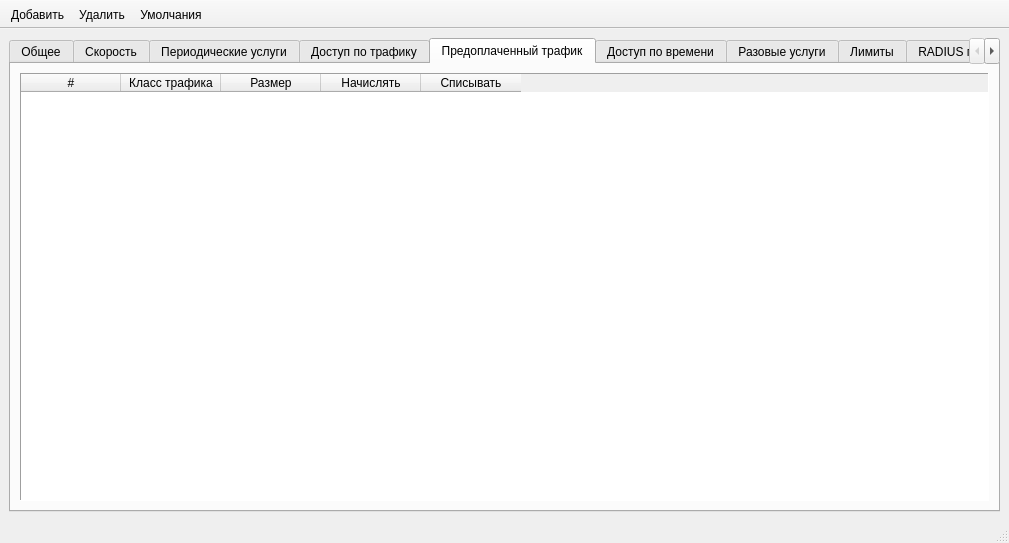
<?xml version="1.0" encoding="UTF-8"?>
<ui version="4.0">
 <class>MainWindow</class>
 <widget class="QMainWindow" name="MainWindow">
  <property name="geometry">
   <rect>
    <x>0</x>
    <y>0</y>
    <width>925</width>
    <height>501</height>
   </rect>
  </property>
  <property name="windowTitle">
   <string>MainWindow</string>
  </property>
  <property name="iconSize">
   <size>
    <width>18</width>
    <height>18</height>
   </size>
  </property>
  <widget class="QWidget" name="centralwidget">
   <layout class="QGridLayout" name="gridLayout_15">
    <item row="0" column="0">
     <widget class="QTabWidget" name="tabWidget">
      <property name="currentIndex">
       <number>4</number>
      </property>
      <widget class="QWidget" name="tab_7">
       <attribute name="title">
        <string>Общее</string>
       </attribute>
       <layout class="QGridLayout" name="gridLayout_10">
        <item row="1" column="0" rowspan="2">
         <widget class="QGroupBox" name="sp_groupbox">
          <property name="title">
           <string>Тарифный план с расчётным периодом</string>
          </property>
          <property name="checkable">
           <bool>true</bool>
          </property>
          <property name="checked">
           <bool>true</bool>
          </property>
          <layout class="QGridLayout" name="gridLayout_13">
           <item row="0" column="0">
            <widget class="QLabel" name="label_3">
             <property name="text">
              <string>Стоимость</string>
             </property>
            </widget>
           </item>
           <item row="0" column="1" colspan="3">
            <widget class="QLineEdit" name="tarif_cost_edit_3"/>
           </item>
           <item row="1" column="0">
            <widget class="QLabel" name="sp_name_label_3">
             <property name="text">
              <string>Расчётный период</string>
             </property>
            </widget>
           </item>
           <item row="1" column="1" colspan="2">
            <widget class="QComboBox" name="sp_name_edit_3"/>
           </item>
           <item row="1" column="3">
            <widget class="QToolButton" name="toolButton_2">
             <property name="text">
              <string>...</string>
             </property>
            </widget>
           </item>
           <item row="2" column="0" colspan="4">
            <widget class="QCheckBox" name="reset_tarif_cost_edit_3">
             <property name="text">
              <string>Производить доснятие в конце расчётного периода</string>
             </property>
            </widget>
           </item>
          </layout>
         </widget>
        </item>
        <item row="2" column="2" rowspan="2">
         <widget class="QGroupBox" name="groupBox_5">
          <property name="title">
           <string>IPN авторизация</string>
          </property>
          <property name="checkable">
           <bool>true</bool>
          </property>
          <layout class="QVBoxLayout" name="verticalLayout">
           <item>
            <widget class="QRadioButton" name="radioButton_5">
             <property name="text">
              <string>Через NAS Actions</string>
             </property>
             <property name="checked">
              <bool>true</bool>
             </property>
            </widget>
           </item>
           <item>
            <widget class="QRadioButton" name="radioButton_3">
             <property name="text">
              <string>По логину/паролю на веб странице</string>
             </property>
            </widget>
           </item>
           <item>
            <widget class="QRadioButton" name="radioButton_4">
             <property name="text">
              <string>Через клиентского агента</string>
             </property>
            </widget>
           </item>
          </layout>
         </widget>
        </item>
        <item row="4" column="2">
         <widget class="QGroupBox" name="groupBox">
          <property name="title">
           <string>Другие параметры</string>
          </property>
          <layout class="QVBoxLayout" name="verticalLayout_2">
           <item>
            <widget class="QCheckBox" name="checkBox_2">
             <property name="text">
              <string>Разрешить активацию карт экспресс-оплаты</string>
             </property>
            </widget>
           </item>
           <item>
            <widget class="QCheckBox" name="checkBox_5">
             <property name="text">
              <string>Списывать деньги по ПУ при нулевом балансе</string>
             </property>
            </widget>
           </item>
           <item>
            <widget class="QCheckBox" name="checkBox_4">
             <property name="text">
              <string>Тариф активен</string>
             </property>
            </widget>
           </item>
          </layout>
         </widget>
        </item>
        <item row="0" column="0">
         <widget class="QGroupBox" name="groupBox_7">
          <property name="title">
           <string>Название и описание</string>
          </property>
          <layout class="QGridLayout" name="gridLayout">
           <item row="0" column="0">
            <widget class="QLabel" name="tarif_name_label">
             <property name="text">
              <string>Название тарифного плана</string>
             </property>
            </widget>
           </item>
           <item row="0" column="1">
            <widget class="QLineEdit" name="tarif_name_edit"/>
           </item>
           <item row="1" column="0">
            <widget class="QLabel" name="label_4">
             <property name="text">
              <string>Описание</string>
             </property>
            </widget>
           </item>
           <item row="1" column="1">
            <widget class="QLineEdit" name="lineEdit_4"/>
           </item>
          </layout>
         </widget>
        </item>
        <item row="4" column="0">
         <widget class="QGroupBox" name="groupBox_2">
          <property name="title">
           <string>Уведомления по E-mail</string>
          </property>
          <layout class="QGridLayout" name="gridLayout_12">
           <item row="0" column="0">
            <widget class="QCheckBox" name="checkBox_3">
             <property name="text">
              <string>Уведомлять, если баланс стал меньше</string>
             </property>
            </widget>
           </item>
           <item row="0" column="1">
            <widget class="QLineEdit" name="lineEdit_3"/>
           </item>
           <item row="1" column="0" colspan="2">
            <widget class="QCheckBox" name="checkBox_6">
             <property name="text">
              <string>Отсылать по E-mail акт выполненных работ</string>
             </property>
            </widget>
           </item>
           <item row="2" column="0" colspan="2">
            <widget class="QCheckBox" name="checkBox_7">
             <property name="text">
              <string>Отсылать по E-mail счёт-фактуру на следующий период</string>
             </property>
            </widget>
           </item>
          </layout>
         </widget>
        </item>
        <item row="0" column="2">
         <widget class="QGroupBox" name="groupBox_3">
          <property name="maximumSize">
           <size>
            <width>16777215</width>
            <height>91</height>
           </size>
          </property>
          <property name="title">
           <string>Параметры доступа</string>
          </property>
          <layout class="QGridLayout" name="gridLayout_11">
           <item row="0" column="0">
            <widget class="QLabel" name="access_type_label">
             <property name="text">
              <string>Способ доступа</string>
             </property>
            </widget>
           </item>
           <item row="0" column="1">
            <widget class="QComboBox" name="access_type_edit">
             <item>
              <property name="text">
               <string>PPTP</string>
              </property>
             </item>
             <item>
              <property name="text">
               <string>PPPOE</string>
              </property>
             </item>
             <item>
              <property name="text">
               <string>IPN</string>
              </property>
             </item>
             <item>
              <property name="text">
               <string>EAP</string>
              </property>
             </item>
            </widget>
           </item>
           <item row="1" column="0">
            <widget class="QLabel" name="access_time_label">
             <property name="text">
              <string>Время доступа</string>
             </property>
            </widget>
           </item>
           <item row="1" column="1">
            <widget class="QComboBox" name="access_time_edit"/>
           </item>
           <item row="1" column="2">
            <widget class="QToolButton" name="toolButton">
             <property name="text">
              <string>...</string>
             </property>
            </widget>
           </item>
          </layout>
         </widget>
        </item>
        <item row="3" column="0">
         <widget class="QGroupBox" name="groupBox_4">
          <property name="maximumSize">
           <size>
            <width>16777215</width>
            <height>16777215</height>
           </size>
          </property>
          <property name="title">
           <string>Разрешить самостоятельно блокировать/разблокировать учётную запись</string>
          </property>
          <property name="checkable">
           <bool>true</bool>
          </property>
          <layout class="QGridLayout" name="gridLayout_14">
           <item row="1" column="1">
            <widget class="QLineEdit" name="lineEdit"/>
           </item>
           <item row="1" column="0">
            <widget class="QLabel" name="label">
             <property name="text">
              <string>Стоимость простоя в месяц</string>
             </property>
            </widget>
           </item>
          </layout>
         </widget>
        </item>
        <item row="1" column="2">
         <widget class="QGroupBox" name="groupBox_6">
          <property name="title">
           <string>Тариф доступен для самостоятельного подключения пользователями</string>
          </property>
          <property name="checkable">
           <bool>true</bool>
          </property>
          <layout class="QGridLayout" name="gridLayout_16">
           <item row="1" column="1">
            <widget class="QCheckBox" name="checkBox">
             <property name="text">
              <string>Разрешить подключаться пользователям с отрицательным балансом</string>
             </property>
            </widget>
           </item>
           <item row="0" column="1">
            <widget class="QLineEdit" name="lineEdit_2">
             <property name="text">
              <string/>
             </property>
            </widget>
           </item>
           <item row="0" column="0">
            <widget class="QLabel" name="label_2">
             <property name="text">
              <string>Стоимость</string>
             </property>
            </widget>
           </item>
          </layout>
         </widget>
        </item>
       </layout>
       <zorder>sp_groupbox</zorder>
       <zorder>groupBox_5</zorder>
       <zorder>groupBox</zorder>
       <zorder>groupBox_7</zorder>
       <zorder>groupBox_2</zorder>
       <zorder>groupBox_3</zorder>
       <zorder>groupBox_4</zorder>
       <zorder>groupBox_6</zorder>
      </widget>
      <widget class="QWidget" name="tab_8">
       <attribute name="title">
        <string>Скорость</string>
       </attribute>
       <layout class="QGridLayout" name="gridLayout_2">
        <item row="0" column="0">
         <widget class="QSplitter" name="splitter_2">
          <property name="orientation">
           <enum>Qt::Horizontal</enum>
          </property>
          <widget class="QTreeWidget" name="treeWidget">
           <column>
            <property name="text">
             <string>#</string>
            </property>
           </column>
           <column>
            <property name="text">
             <string>Default</string>
            </property>
           </column>
           <column>
            <property name="text">
             <string>Time</string>
            </property>
           </column>
           <column>
            <property name="text">
             <string>Max</string>
            </property>
           </column>
           <column>
            <property name="text">
             <string>Min</string>
            </property>
           </column>
           <column>
            <property name="text">
             <string>Burst</string>
            </property>
           </column>
           <column>
            <property name="text">
             <string>Burst Treshold</string>
            </property>
           </column>
           <column>
            <property name="text">
             <string>Burst Time</string>
            </property>
           </column>
           <column>
            <property name="text">
             <string>Priority</string>
            </property>
           </column>
          </widget>
         </widget>
        </item>
       </layout>
      </widget>
      <widget class="QWidget" name="tab_5">
       <attribute name="title">
        <string>Периодические услуги</string>
       </attribute>
       <layout class="QGridLayout" name="gridLayout_3">
        <item row="0" column="0">
         <widget class="QTableWidget" name="periodical_tableWidget">
          <property name="frameShape">
           <enum>QFrame::Panel</enum>
          </property>
          <property name="selectionMode">
           <enum>QAbstractItemView::SingleSelection</enum>
          </property>
          <property name="selectionBehavior">
           <enum>QAbstractItemView::SelectRows</enum>
          </property>
          <property name="verticalScrollMode">
           <enum>QAbstractItemView::ScrollPerPixel</enum>
          </property>
          <property name="horizontalScrollMode">
           <enum>QAbstractItemView::ScrollPerPixel</enum>
          </property>
          <property name="gridStyle">
           <enum>Qt::DotLine</enum>
          </property>
          <column>
           <property name="text">
            <string>#</string>
           </property>
          </column>
          <column>
           <property name="text">
            <string>Название</string>
           </property>
          </column>
          <column>
           <property name="text">
            <string>Период</string>
           </property>
          </column>
          <column>
           <property name="text">
            <string>Способ снятия</string>
           </property>
          </column>
          <column>
           <property name="text">
            <string>Стоимость</string>
           </property>
          </column>
          <column>
           <property name="text">
            <string>Условие</string>
           </property>
          </column>
         </widget>
        </item>
       </layout>
      </widget>
      <widget class="QWidget" name="tab">
       <attribute name="title">
        <string>Доступ по трафику</string>
       </attribute>
       <layout class="QGridLayout" name="gridLayout_4">
        <item row="0" column="0">
         <widget class="QSplitter" name="splitter">
          <property name="orientation">
           <enum>Qt::Horizontal</enum>
          </property>
          <widget class="QTableWidget" name="traficcost_tableWidget">
           <property name="frameShape">
            <enum>QFrame::Panel</enum>
           </property>
           <property name="selectionMode">
            <enum>QAbstractItemView::SingleSelection</enum>
           </property>
           <property name="selectionBehavior">
            <enum>QAbstractItemView::SelectRows</enum>
           </property>
           <property name="verticalScrollMode">
            <enum>QAbstractItemView::ScrollPerPixel</enum>
           </property>
           <property name="horizontalScrollMode">
            <enum>QAbstractItemView::ScrollPerPixel</enum>
           </property>
           <property name="gridStyle">
            <enum>Qt::NoPen</enum>
           </property>
           <column>
            <property name="text">
             <string>#</string>
            </property>
           </column>
           <column>
            <property name="text">
             <string>Группа</string>
            </property>
           </column>
           <column>
            <property name="text">
             <string>Цена</string>
            </property>
           </column>
          </widget>
         </widget>
        </item>
        <item row="0" column="1">
         <widget class="QTableWidget" name="tableWidget_2">
          <column>
           <property name="text">
            <string>#</string>
           </property>
          </column>
          <column>
           <property name="text">
            <string>Группа</string>
           </property>
          </column>
          <column>
           <property name="text">
            <string>Количество МБ</string>
           </property>
          </column>
         </widget>
        </item>
       </layout>
      </widget>
      <widget class="QWidget" name="tab_2">
       <attribute name="title">
        <string>Предоплаченный трафик</string>
       </attribute>
       <layout class="QGridLayout" name="gridLayout_5">
        <item row="0" column="0">
         <widget class="QTableWidget" name="prepaid_tableWidget">
          <property name="frameShape">
           <enum>QFrame::Panel</enum>
          </property>
          <property name="selectionMode">
           <enum>QAbstractItemView::SingleSelection</enum>
          </property>
          <property name="selectionBehavior">
           <enum>QAbstractItemView::SelectRows</enum>
          </property>
          <property name="verticalScrollMode">
           <enum>QAbstractItemView::ScrollPerPixel</enum>
          </property>
          <property name="horizontalScrollMode">
           <enum>QAbstractItemView::ScrollPerPixel</enum>
          </property>
          <property name="gridStyle">
           <enum>Qt::DotLine</enum>
          </property>
          <column>
           <property name="text">
            <string>#</string>
           </property>
          </column>
          <column>
           <property name="text">
            <string>Класс трафика</string>
           </property>
          </column>
          <column>
           <property name="text">
            <string>Размер</string>
           </property>
          </column>
          <column>
           <property name="text">
            <string>Начислять</string>
           </property>
          </column>
          <column>
           <property name="text">
            <string>Списывать</string>
           </property>
          </column>
         </widget>
        </item>
       </layout>
      </widget>
      <widget class="QWidget" name="tab_3">
       <attribute name="title">
        <string>Доступ по времени</string>
       </attribute>
       <layout class="QGridLayout" name="gridLayout_6">
        <item row="0" column="0">
         <widget class="QTableWidget" name="timeaccess_table">
          <property name="frameShape">
           <enum>QFrame::Panel</enum>
          </property>
          <property name="selectionMode">
           <enum>QAbstractItemView::SingleSelection</enum>
          </property>
          <property name="selectionBehavior">
           <enum>QAbstractItemView::SelectRows</enum>
          </property>
          <property name="verticalScrollMode">
           <enum>QAbstractItemView::ScrollPerPixel</enum>
          </property>
          <property name="horizontalScrollMode">
           <enum>QAbstractItemView::ScrollPerPixel</enum>
          </property>
          <property name="gridStyle">
           <enum>Qt::DotLine</enum>
          </property>
          <column>
           <property name="text">
            <string>#</string>
           </property>
          </column>
          <column>
           <property name="text">
            <string>Время</string>
           </property>
          </column>
          <column>
           <property name="text">
            <string>Цена</string>
           </property>
          </column>
          <column>
           <property name="text">
            <string>Начислять</string>
           </property>
          </column>
          <column>
           <property name="text">
            <string>Списывать</string>
           </property>
          </column>
         </widget>
        </item>
       </layout>
      </widget>
      <widget class="QWidget" name="tab_4">
       <attribute name="title">
        <string>Разовые услуги</string>
       </attribute>
       <layout class="QGridLayout" name="gridLayout_7">
        <item row="0" column="0">
         <widget class="QTableWidget" name="onetime_tableWidget">
          <property name="frameShape">
           <enum>QFrame::Panel</enum>
          </property>
          <property name="selectionMode">
           <enum>QAbstractItemView::SingleSelection</enum>
          </property>
          <property name="selectionBehavior">
           <enum>QAbstractItemView::SelectRows</enum>
          </property>
          <property name="verticalScrollMode">
           <enum>QAbstractItemView::ScrollPerPixel</enum>
          </property>
          <property name="horizontalScrollMode">
           <enum>QAbstractItemView::ScrollPerPixel</enum>
          </property>
          <property name="gridStyle">
           <enum>Qt::DotLine</enum>
          </property>
          <column>
           <property name="text">
            <string>#</string>
           </property>
          </column>
          <column>
           <property name="text">
            <string>Название</string>
           </property>
          </column>
          <column>
           <property name="text">
            <string>Стоимость</string>
           </property>
          </column>
         </widget>
        </item>
       </layout>
      </widget>
      <widget class="QWidget" name="tab_6">
       <attribute name="title">
        <string>Лимиты</string>
       </attribute>
       <layout class="QGridLayout" name="gridLayout_8">
        <item row="0" column="0">
         <widget class="QTreeWidget" name="treeWidget_2">
          <column>
           <property name="text">
            <string>#</string>
           </property>
          </column>
          <column>
           <property name="text">
            <string>Ok</string>
           </property>
          </column>
          <column>
           <property name="text">
            <string>MIN</string>
           </property>
          </column>
          <column>
           <property name="text">
            <string>MAX</string>
           </property>
          </column>
          <item>
           <property name="text">
            <string>Лимит</string>
           </property>
           <property name="text">
            <string/>
           </property>
           <property name="text">
            <string/>
           </property>
           <property name="text">
            <string/>
           </property>
           <item>
            <property name="text">
             <string>Ограничить скорость</string>
            </property>
            <property name="text">
             <string/>
            </property>
            <property name="text">
             <string/>
            </property>
            <property name="text">
             <string/>
            </property>
           </item>
           <item>
            <property name="text">
             <string>Блокировать пользователя</string>
            </property>
            <property name="text">
             <string/>
            </property>
            <property name="text">
             <string/>
            </property>
            <property name="text">
             <string/>
            </property>
           </item>
           <item>
            <property name="text">
             <string>Блокировать направление</string>
            </property>
            <property name="text">
             <string/>
            </property>
            <property name="text">
             <string/>
            </property>
            <property name="text">
             <string/>
            </property>
           </item>
          </item>
         </widget>
        </item>
       </layout>
      </widget>
      <widget class="QWidget" name="tab_9">
       <attribute name="title">
        <string>RADIUS параметры</string>
       </attribute>
       <layout class="QGridLayout" name="gridLayout_9">
        <item row="0" column="0">
         <widget class="QTableWidget" name="tableWidget">
          <column>
           <property name="text">
            <string>#</string>
           </property>
          </column>
          <column>
           <property name="text">
            <string>Vendor ID</string>
           </property>
          </column>
          <column>
           <property name="text">
            <string>Attribute ID</string>
           </property>
          </column>
          <column>
           <property name="text">
            <string>Type</string>
           </property>
          </column>
          <column>
           <property name="text">
            <string>Value</string>
           </property>
          </column>
         </widget>
        </item>
       </layout>
      </widget>
     </widget>
    </item>
   </layout>
  </widget>
  <widget class="QToolBar" name="toolBar">
   <property name="windowTitle">
    <string>toolBar</string>
   </property>
   <property name="movable">
    <bool>false</bool>
   </property>
   <property name="allowedAreas">
    <set>Qt::TopToolBarArea</set>
   </property>
   <attribute name="toolBarArea">
    <enum>TopToolBarArea</enum>
   </attribute>
   <attribute name="toolBarBreak">
    <bool>false</bool>
   </attribute>
   <addaction name="actionAdd"/>
   <addaction name="actionDelete"/>
   <addaction name="actionDefaults"/>
  </widget>
  <widget class="QStatusBar" name="statusBar"/>
  <action name="actionAdd">
   <property name="icon">
    <iconset>
     <normaloff>../images/add.png</normaloff>../images/add.png</iconset>
   </property>
   <property name="text">
    <string>Добавить</string>
   </property>
  </action>
  <action name="actionDelete">
   <property name="icon">
    <iconset>
     <normaloff>../images/del.png</normaloff>../images/del.png</iconset>
   </property>
   <property name="text">
    <string>Удалить</string>
   </property>
  </action>
  <action name="actionDefaults">
   <property name="icon">
    <iconset>
     <normaloff>../images/moneybook.png</normaloff>../images/moneybook.png</iconset>
   </property>
   <property name="text">
    <string>Умолчания</string>
   </property>
  </action>
 </widget>
 <resources/>
 <connections/>
</ui>
